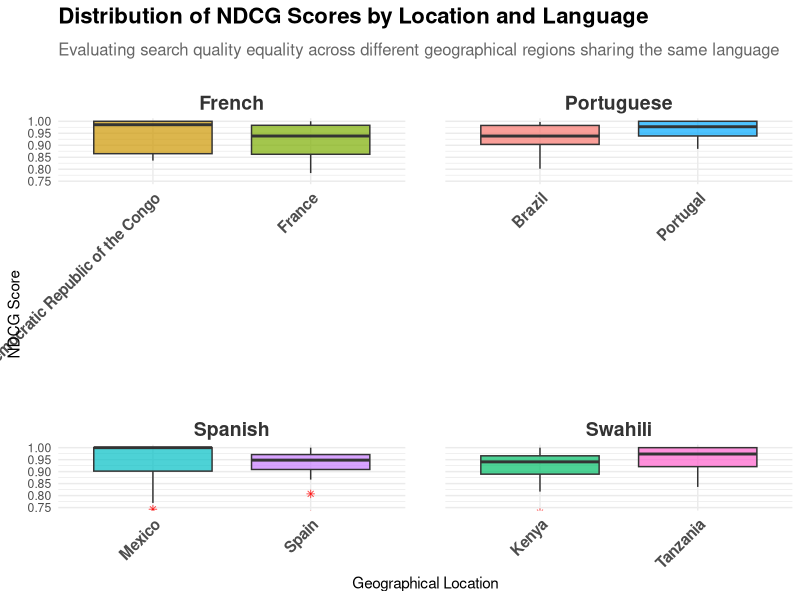
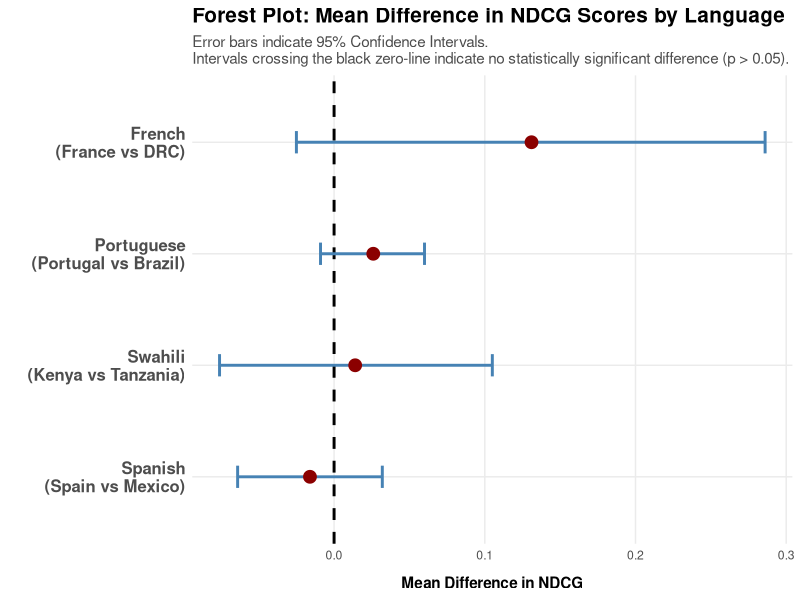

Source code (R) for these figures, in order:
## ---- chunk 1
# Load required libraries
library(dplyr)
library(tidyr)
library(ggplot2)
## ---- chunk 2
# Load required libraries
library(dplyr)
library(tidyr)
library(ggplot2)

# 1. Load the dataset
df <- read.csv("eQuality_in_Quality_Data.csv")

# 2. Clean the 'country' column
# Extract only the last word after the final comma (the actual country name)
df_clean <- df %>%
  mutate(country_short = trimws(sub(".*,", "", country)))

# 3. Verify the cleaning worked
cat("Unique countries after cleaning:\n")
print(unique(df_clean$country_short))
## ---- chunk 3
# 1. Define the target language for analysis
# Options from your data: "French", "Portuguese", "Spanish", "Swahili"
target_language <- "Spanish"

# 2. Filter the cleaned dataset for the selected language
data_filtered <- df_clean %>%
  filter(langs == target_language)

# 3. Extract unique NDCG scores per term and country
# Since NDCG is a query-level metric, it is repeated across multiple link results.
# We must keep only one unique NDCG score per term per country before reshaping.
data_unique <- data_filtered %>%
  select(term, country_short, ndcg) %>%
  distinct()

# 4. Reshape the data from long to wide format
# This creates separate columns for each country filled with NDCG scores
data_wide <- data_unique %>%
  pivot_wider(names_from = country_short, values_from = ndcg)

# 5. Drop rows with missing values to ensure perfectly paired observations
data_wide <- drop_na(data_wide)

# 6. Preview the prepared data structure
cat("Data prepared for Paired T-test (First 5 rows):\n")
print(head(data_wide, 5))
## ---- chunk 4
# 1. Verify the column names for the Spanish test
# Based on the data, the 'country_short' values for Spanish are "Spain" and "Mexico"
cat("Columns available for t-test:\n")
print(colnames(data_wide))

# 2. Perform the Paired T-Test
# We compare the NDCG scores for Spain vs Mexico across the 36 queries
t_test_spanish <- t.test(data_wide$Spain, data_wide$Mexico, paired = TRUE)

# 3. Print the full statistical results
cat("\n--- Paired T-Test Results: Spanish (Spain vs Mexico) ---\n")
print(t_test_spanish)

# 4. Extract and interpret the p-value for the report
p_value <- t_test_spanish$p.value

cat("\n--- Conclusion for the Report ---\n")
if(p_value < 0.05) {
  cat("The p-value is", format(p_value, scientific = FALSE), "which is less than 0.05.\n")
  cat("Conclusion: Reject the null hypothesis. There is a statistically significant difference in search quality (NDCG) between Spain and Mexico.")
} else {
  cat("The p-value is", format(p_value, scientific = FALSE), "which is greater than 0.05.\n")
  cat("Conclusion: Fail to reject the null hypothesis. There is NO statistically significant difference in search quality (NDCG) between Spain and Mexico.")
}
## ---- chunk 5
# 1. Filter, clean duplicates, and reshape data for French
data_french_wide <- df_clean %>%
  filter(langs == "French") %>%
  select(term, country_short, ndcg) %>%
  distinct() %>%
  pivot_wider(names_from = country_short, values_from = ndcg) %>%
  drop_na()

# 2. Perform the Paired T-Test
# Note: Backticks are required because the DRC country name contains spaces
t_test_french <- t.test(data_french_wide$France, 
                        data_french_wide$`Democratic Republic of the Congo`, 
                        paired = TRUE)

# 3. Print the statistical results
cat("--- Paired T-Test Results: French (France vs DRC) ---\n")
print(t_test_french)
## ---- chunk 6
# 1. Filter, clean duplicates, and reshape data for Portuguese
data_port_wide <- df_clean %>%
  filter(langs == "Portuguese") %>%
  select(term, country_short, ndcg) %>%
  distinct() %>%
  pivot_wider(names_from = country_short, values_from = ndcg) %>%
  drop_na()

# 2. Perform the Paired T-Test
t_test_portuguese <- t.test(data_port_wide$Portugal, data_port_wide$Brazil, paired = TRUE)

# 3. Print the statistical results
cat("--- Paired T-Test Results: Portuguese (Portugal vs Brazil) ---\n")
print(t_test_portuguese)
## ---- chunk 7
# 1. Filter, clean duplicates, and reshape data for Swahili
data_swahili_wide <- df_clean %>%
  filter(langs == "Swahili") %>%
  select(term, country_short, ndcg) %>%
  distinct() %>%
  pivot_wider(names_from = country_short, values_from = ndcg) %>%
  drop_na()

# 2. Perform the Paired T-Test
t_test_swahili <- t.test(data_swahili_wide$Kenya, data_swahili_wide$Tanzania, paired = TRUE)

# 3. Print the statistical results
cat("--- Paired T-Test Results: Swahili (Kenya vs Tanzania) ---\n")
print(t_test_swahili)
## ---- chunk 8
# 1. Prepare unique query data for all languages to avoid duplicated NDCG scores
data_all_unique <- df_clean %>%
  select(langs, term, country_short, ndcg) %>%
  distinct()

# 2. Create a faceted boxplot with a zoomed-in Y-axis
combined_box <- ggplot(data_all_unique, aes(x = country_short, y = ndcg, fill = country_short)) +
  geom_boxplot(alpha = 0.7, outlier.color = "red", outlier.shape = 8) +
  facet_wrap(~ langs, scales = "free_x") + # Splits the graph into 4 panels by language
  theme_minimal() +
  theme(legend.position = "none", # Removes redundant legend since x-axis has the names
        axis.text.x = element_text(angle = 45, hjust = 1, size = 11, face = "bold"),
        strip.text = element_text(size = 14, face = "bold", color = "#333333"),
        plot.title = element_text(size = 16, face = "bold", margin = margin(b = 10)),
        plot.subtitle = element_text(size = 12, color = "gray40", margin = margin(b = 20)),
        panel.spacing = unit(2, "lines")) + # Adds space between the language panels
  coord_cartesian(ylim = c(0.75, 1)) + # ZOOM IN: limits Y-axis to 0.75 - 1.00
  labs(title = "Distribution of NDCG Scores by Location and Language",
       subtitle = "Evaluating search quality equality across different geographical regions sharing the same language",
       x = "Geographical Location",
       y = "NDCG Score")

# 3. Display the plot
print(combined_box)
## ---- chunk 9
# Load knitr for nice table formatting (optional but recommended)
library(knitr)
library(dplyr)

# 1. Create a summary dataframe with the results of our 4 T-tests
# IMPORTANT: Update the numbers here if your recalculated results for French/Swahili changed.
results_summary <- data.frame(
  Language = c("Spanish", "French", "Portuguese", "Swahili"),
  Comparison = c("Spain vs Mexico", "France vs DRC", "Portugal vs Brazil", "Kenya vs Tanzania"),
  Mean_Difference = c(-0.016, 0.131, 0.026, 0.014),
  CI_Lower = c(-0.064, -0.025, -0.009, -0.076),
  CI_Upper = c(0.032, 0.286, 0.060, 0.105),
  P_Value = c(0.498, 0.096, 0.141, 0.746)
)

# 2. Add a column for Significance based on p < 0.05
results_summary <- results_summary %>%
  mutate(Significant = ifelse(P_Value < 0.05, "Yes (*)", "No"))

# 3. Print the table nicely using kable
kable(results_summary, 
      digits = 3, 
      caption = "Summary of Paired T-Test Results for NDCG Scores across Languages",
      col.names = c("Language", "Comparison", "Mean Diff", "CI Lower (95%)", "CI Upper (95%)", "P-Value", "Significant?"))
## ---- chunk 10
library(ggplot2)

# 1. Update the labels in the summary dataframe to include country names clearly
results_summary <- results_summary %>%
  mutate(Label = paste0(Language, "\n(", Comparison, ")"))

# 2. Create the Enhanced Forest Plot
forest_plot_adv <- ggplot(results_summary, aes(x = Mean_Difference, y = reorder(Label, Mean_Difference))) +
  # The Reference Line (0 = No Difference) -> Changed to Black/Dark Grey
  geom_vline(xintercept = 0, linetype = "dashed", color = "black", size = 1) +
  
  # The Confidence Intervals (The horizontal lines)
  geom_errorbarh(aes(xmin = CI_Lower, xmax = CI_Upper), height = 0.2, color = "steelblue", size = 1) +
  
  # The Point Estimate (Mean Difference)
  geom_point(size = 4, color = "darkred") +
  
  # Styling and labels
  theme_minimal() +
  labs(title = "Forest Plot: Mean Difference in NDCG Scores by Language",
       subtitle = "Error bars indicate 95% Confidence Intervals. \nIntervals crossing the black zero-line indicate no statistically significant difference (p > 0.05).",
       x = "Mean Difference in NDCG",
       y = "") +
  theme(plot.title = element_text(face = "bold", size = 15),
        plot.subtitle = element_text(size = 11, color = "gray30"),
        axis.text.y = element_text(face = "bold", size = 12),
        axis.title.x = element_text(face = "bold", margin = margin(t = 10)),
        panel.grid.minor = element_blank())

# 3. Display the plot
print(forest_plot_adv)
